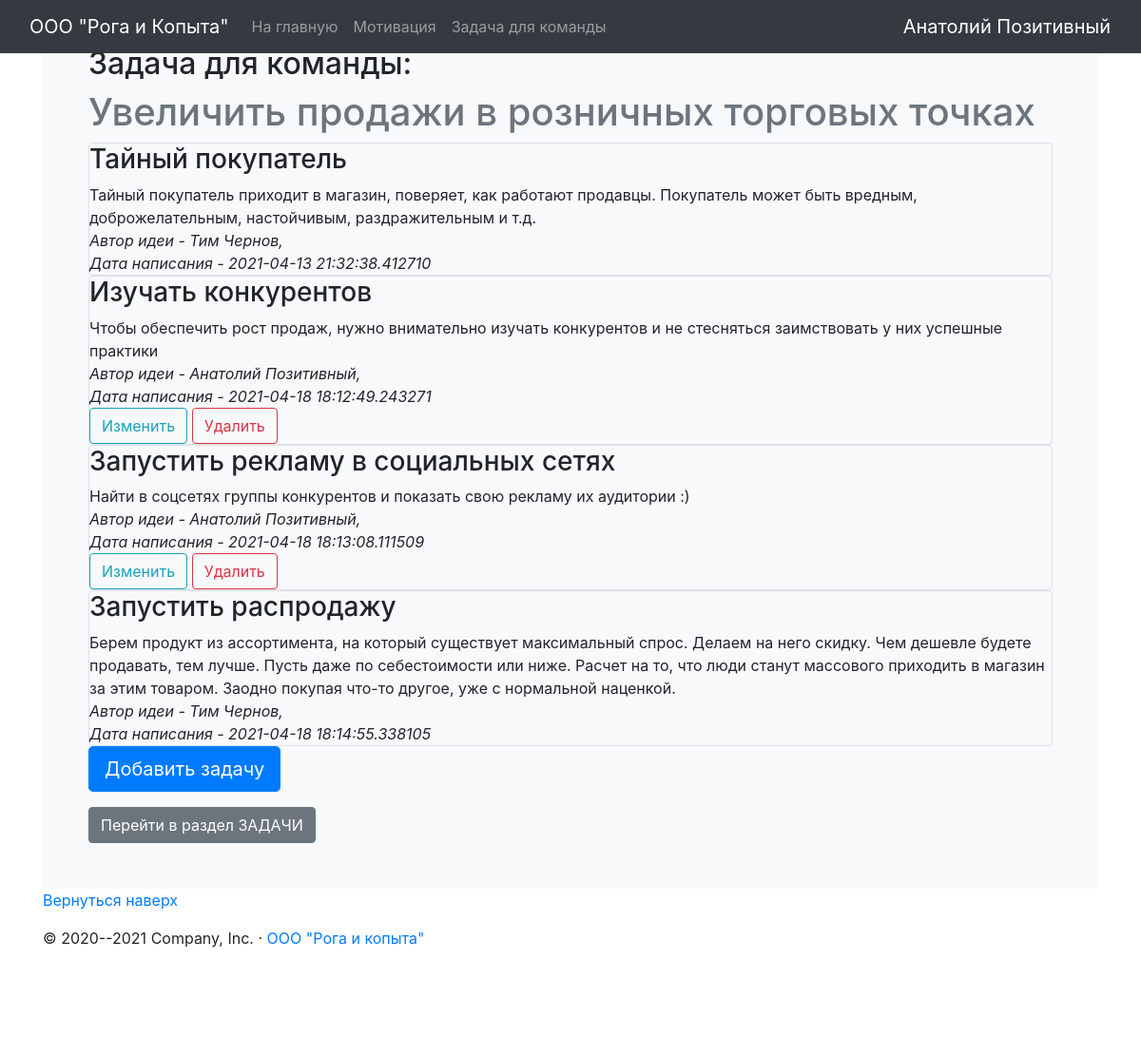
/problem (signed in), run on the app's committed database.
### data/users.py (models this page shows, shortened)
class User(SqlAlchemyBase, UserMixin):
    __tablename__ = 'users'
    id = sqlalchemy.Column(sqlalchemy.Integer,
                           primary_key=True, autoincrement=True)
    name = sqlalchemy.Column(sqlalchemy.String, nullable=True)
    position = sqlalchemy.Column(sqlalchemy.String, nullable=True)
    email = sqlalchemy.Column(sqlalchemy.String,
                              index=True, unique=True, nullable=True)
    hashed_password = sqlalchemy.Column(sqlalchemy.String, nullable=True)
    created_date = sqlalchemy.Column(sqlalchemy.DateTime,
                                     default=datetime.datetime.now)
    problems = orm.relation("Problems", back_populates='user')

### data/problems.py (models this page shows)
class Problems(SqlAlchemyBase):
    __tablename__ = 'problems'
    id = sqlalchemy.Column(sqlalchemy.Integer,
                           primary_key=True, autoincrement=True)
    title = sqlalchemy.Column(sqlalchemy.String, nullable=True)
    content = sqlalchemy.Column(sqlalchemy.String, nullable=True)
    created_date = sqlalchemy.Column(sqlalchemy.DateTime,
                                     default=datetime.datetime.now)
    is_private = sqlalchemy.Column(sqlalchemy.Boolean, default=True)
    user_id = sqlalchemy.Column(sqlalchemy.Integer,
                                sqlalchemy.ForeignKey("users.id"))
    user = orm.relation('User')

### app.py (the view)
@app.route('/problem')
def problem():
    db_sess = db_session.create_session()
    if current_user.is_authenticated:
        problems = db_sess.query(Problems).filter(
            (Problems.user == current_user) | (Problems.is_private != True))
    else:
        problems = db_sess.query(Problems).filter(Problems.is_private != True)
    return render_template("problem.html", problems=problems)

### app.py (called while the page is built)
@login_manager.user_loader
def load_user(user_id):
    db_sess = db_session.create_session()
    return db_sess.query(User).get(user_id)

### data/db_session.py (called while the page is built)
def create_session() -> Session:
    global __factory
    return __factory()

### templates/problem.html (shortened to what this page needs)
{% extends 'base.html' %}
{% block body %}
<h2>Задача для команды: </h2>
<span class="text-muted"><font style="vertical-align: inherit;">
    <h1>  Увеличить продажи в розничных торговых точках</h1> </font> </span>
{% for item in problems%}
<div class="col-md6 border rounded">
    <h3>{{item.title}}</h3>
    <div>
        {{item.content}}
    </div>
    <div >
        <i> Автор идеи - {{item.user.name}}, <br> Дата написания - {{item.created_date}} </i>
    </div>
{% if current_user.is_authenticated and current_user == item.user %}
    <div>
        <a href="/new_problem/{{ item.id }}" class="btn btn-outline-info">
            Изменить
        </a>
        {% endif %}
        {% if current_user.is_authenticated and current_user == item.user %}
        <a href="/problems_delete/{{ item.id }}" class="btn btn-outline-danger">
            Удалить
        </a>
    </div>
{% endif %}
</div>
{% endfor %}
 {% if current_user.is_authenticated %}
    <a href="new_problem" class="btn btn-primary btn-lg">Добавить задачу</a>
{% endif %}
{% endblock %}

### templates/base.html (shortened to what this page needs)
<!doctype html>
<html lang="ru">
<head>
     <link rel="stylesheet" href="{{ url_for('static', filename='css/main.css') }}">
    <link rel="stylesheet" href="https://stackpath.bootstrapcdn.com/bootstrap/4.4.1/css/bootstrap.min.css">
</head>
<body>
<nav class="navbar navbar-expand-md navbar-dark fixed-top bg-dark">
  <div class="container-fluid">
    <a class="navbar-brand" href="https://ru.wikipedia.org/wiki/%D0%A0%D0%BE%D0%B3%D0%B0_%D0%B8_%D0%BA%D0%BE%D0%BF%D1%8B%D1%82%D0%B0_(%D0%B7%D0%BD%D0%B0%D1%87%D0%B5%D0%BD%D0%B8%D1%8F)">ООО "Рога и Копыта"</a>
    <div class="collapse navbar-collapse" id="navbarCollapse">
      <ul class="navbar-nav me-auto mb-2 mb-md-0">
        <li class="nav-item">
          <a class="nav-link" aria-current="page" href="/">На главную</a>
        </li>
        <li class="nav-item">
          <a class="nav-link" href="/about">Мотивация</a>
        </li>
          <li class="nav-item">
          <a class="nav-link" href="/problem">Задача для команды</a>
        </li>
    </div>
  </div>
    {% if current_user.is_authenticated %}
    <a class="navbar-brand" href="/logout">{{ current_user.name }}</a>
{% else %}
        <a class="btn btn-secondary" href="/register">Зарегистрироваться</a>
        <a class="btn btn-primary " href="/login">Войти</a>
    </p>
{% endif %}
</nav>
<main class="container">
  <div class="bg-light p-5 rounded">
  {% block body %}{% endblock %}
      <a class="btn btn-secondary" href="/problem" role="button">Перейти в раздел ЗАДАЧИ</a>
  </div>
</main>
  <footer class="container">
    <p class="float-end"><a href="#"><font style="vertical-align: inherit;"><font style="vertical-align: inherit;">Вернуться наверх</font></font></a></p>
    <p><font style="vertical-align: inherit;"><font style="vertical-align: inherit;">© 2020--2021 Company, Inc. </font><font style="vertical-align: inherit;">· </font></font><a href="https://ru.wikipedia.org/wiki/%D0%A0%D0%BE%D0%B3%D0%B0_%D0%B8_%D0%BA%D0%BE%D0%BF%D1%8B%D1%82%D0%B0_(%D0%B7%D0%BD%D0%B0%D1%87%D0%B5%D0%BD%D0%B8%D1%8F)"><font style="vertical-align: inherit;"><font style="vertical-align: inherit;">ООО "Рога и копыта"</font></font></a></p>
  </footer>
<div class="goog-te-spinner-pos"><div class="goog-te-spinner-animation"><svg xmlns="http://www.w3.org/2000/svg" class="goog-te-spinner" width="96px" height="96px" viewBox="0 0 66 66"><circle class="goog-te-spinner-path" fill="none" stroke-width="6" stroke-linecap="round" cx="33" cy="33" r="30"></circle></svg></div></div></body>
</body>
</html>

### data on the page
User: name "Анатолий Позитивный"
Problems: title "Тайный покупатель", content "Тайный покупатель приходит в магазин, поверяет, как работают продавцы. Покупатель может быть вредным, доброжелательным, настойчивым, раздражительным и т.д.", user.name "Тим Чернов", created_date "2021-04-13 21:32:38.412710"
Problems: title "Изучать конкурентов", content "Чтобы обеспечить рост продаж, нужно внимательно изучать конкурентов и не стесняться заимствовать у них успешные практики", user.name "Анатолий Позитивный", created_date "2021-04-18 18:12:49.243271"
Problems: title "Запустить рекламу в социальных сетях", content "Найти в соцсетях группы конкурентов и показать свою рекламу их аудитории :)", user.name "Анатолий Позитивный", created_date "2021-04-18 18:13:08.111509"
Problems: title "Запустить распродажу", content "Берем продукт из ассортимента, на который существует максимальный спрос. Делаем на него скидку. Чем дешевле будете продавать, тем лучше. Пусть даже по себестоимости или ниже. Расчет на то, что люди станут массового приходить в магазин за этим товаром. Заодно покупая что-то другое, уже с нормальной наценкой.", user.name "Тим Чернов", created_date "2021-04-18 18:14:55.338105"
